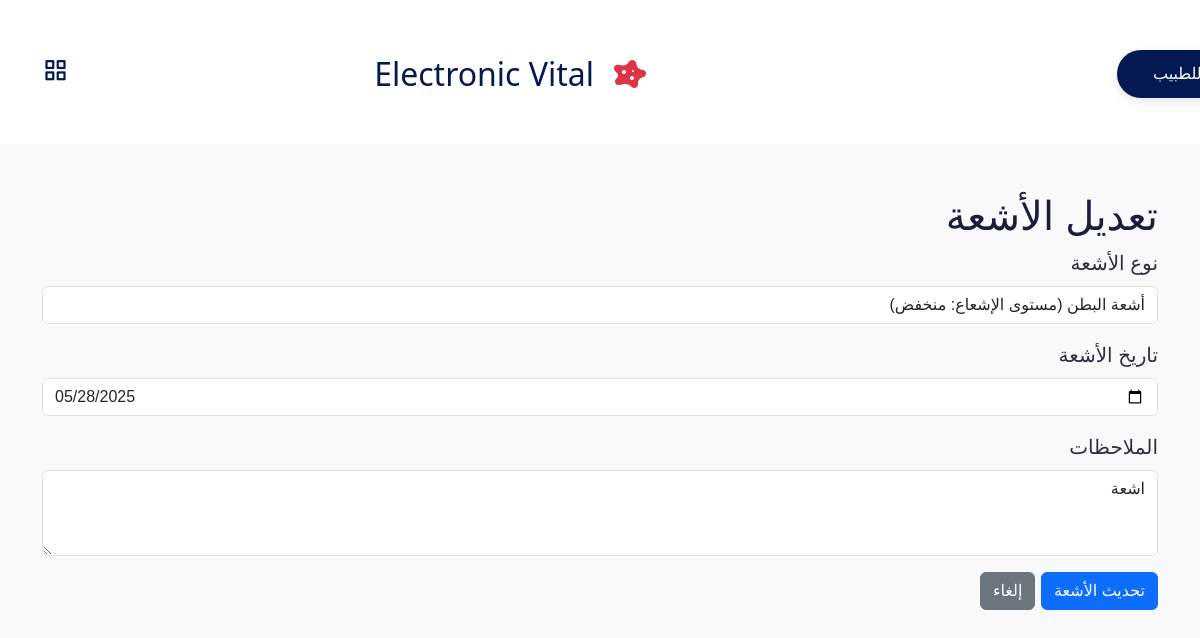
The app's page /edit_xray.php?id=11&patient_id=3 (signed in) with its own data.
### tables this page shows
CREATE TABLE `patient_xrays` (
  `patient_xray_id` int NOT NULL,
  `patient_id` int NOT NULL,
  `xray_type_id` int NOT NULL,
  `test_date` date NOT NULL,
  `notes` text,
  `doctor_id` int NOT NULL
);

CREATE TABLE `xraytypes` (
  `xray_type_id` int NOT NULL,
  `xray_name` varchar(255) NOT NULL,
  `description` text,
  `radiation_level` varchar(50) DEFAULT NULL,
  `required_preparation` text
);

### edit_xray.php (the view, shortened to what this page needs)
<?php
include 'db.php';
$xray_id = $_GET['id'];
$patient_id = $_GET['patient_id'];
$doctor_id = $_SESSION['doctor_id'];
$check_sql = "SELECT px.*, xt.xray_name, xt.description, xt.radiation_level, xt.required_preparation
              FROM patient_xrays px
              JOIN xraytypes xt ON px.xray_type_id = xt.xray_type_id
              JOIN patient_doctors pd ON px.patient_id = pd.patient_id
              WHERE px.patient_xray_id = ? AND pd.doctor_id = ?";
$check_stmt = $conn->prepare($check_sql);
$check_stmt->bind_param("ii", $xray_id, $doctor_id);
$check_stmt->execute();
$result = $check_stmt->get_result();
$xray = $result->fetch_assoc();
$sql_xray_types = "SELECT * FROM xraytypes";
$xray_types_result = $conn->query($sql_xray_types);
?>
<!DOCTYPE html>
<html lang="ar" dir="rtl">
<head>
    <link href="https://cdn.jsdelivr.net/npm/bootstrap@5.2.0-beta1/dist/css/bootstrap.min.css" rel="stylesheet">
</head>
<body class="bg-light">
    <?php include 'navbar.php'; ?>
    <div class="container mt-5">
        <h1>تعديل الأشعة</h1>
        <form method="POST" action="">
            <div class="mb-3">
                <label for="xray_type_id" class="form-label">نوع الأشعة</label>
                <select class="form-control" id="xray_type_id" name="xray_type_id" required>
                    <?php while($row = $xray_types_result->fetch_assoc()): ?>
                        <option value="<?php echo $row['xray_type_id']; ?>"
                                <?php echo ($row['xray_type_id'] == $xray['xray_type_id']) ? 'selected' : ''; ?>>
                            <?php echo $row['xray_name']; ?>
                            (مستوى الإشعاع: <?php echo $row['radiation_level']; ?>)
                        </option>
                    <?php endwhile; ?>
                </select>
            </div>
            <div class="mb-3">
                <label for="test_date" class="form-label">تاريخ الأشعة</label>
                <input type="date" class="form-control" id="test_date" name="test_date" value="<?php echo $xray['test_date']; ?>" required>
            </div>
            <div class="mb-3">
                <label for="notes" class="form-label">الملاحظات</label>
                <textarea class="form-control" id="notes" name="notes" rows="3"><?php echo $xray['notes']; ?></textarea>
            </div>
            <button type="submit" class="btn btn-primary">تحديث الأشعة</button>
            <a href="view_patient.php?patient_id=<?php echo $patient_id; ?>" class="btn btn-secondary">إلغاء</a>
        </form>
    </div>
</body>
</html>

### css/styles.css (style rules this page uses)
:root { --header-height: 3rem; --first-color: #482ef9; --first-color-shape: #467aec; --title-color: #191e3c; --text-color: #2d2d45; --body-color: #f4f6f9; --container-color: #fff; --title-color-dark: #f7fbfc; --text-color-dark: #8b9bb0; --container-color-dark: #041951; --body-font: "Poppins", sans-serif; --big-font-size: 1.5rem; --normal-font-size: 0.938rem; --small-font-size: 0.813rem; --z-fixed: 1000000; --sidebar-width: 250px; }
@media screen and (min-width: 968px) { :root { --big-font-size: 2rem; --normal-font-size: 1rem; --small-font-size: 0.875rem; --sidebar-width: 300px; } }
* { box-sizing: border-box; margin: 0; font-family: 'Changa', sans-serif; }
html { scroll-behavior: smooth; overflow-x: hidden; }
body { font-size: var(--normal-font-size); font-size: 20px; color: var(--text-color); background-color: var(--body-color); overflow-x: hidden; }
h1, h2, h3 { color: var(--title-color); }
a { text-decoration: none; }
@media screen and (min-width: 1024px) { .container { margin-left: auto; margin-right: auto; } }

### records on screen
patient_xrays: xray_type_id "أشعة البطن (مستوى الإشعاع: منخفض)", test_date "05/28/2025", notes "اشعة"
